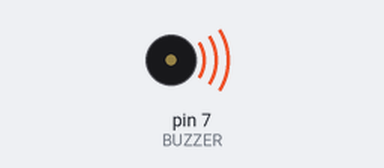
A sketch run on a simulated Arduino Uno, built with avr-gcc and run on an emulated ATmega328P. Parts: buzzer (waves = sounding).

Above: at 0.1 s.
At 8.1 s:
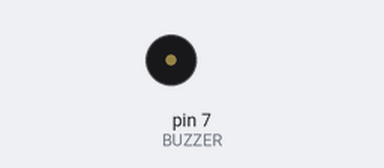
Timing chart, 0 to 9.6 s (numbered marks = the images above):
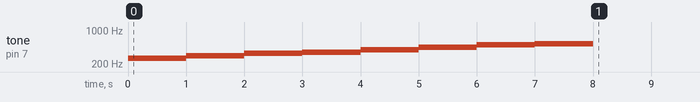

The sketch:

MOBIT_BUZZER_EXAMPLE1.ino
```cpp
#define BUZZER 7
void setup() {
  pinMode(BUZZER,OUTPUT);
  tone(BUZZER,262); //도
  delay(1000);
  tone(BUZZER,294); //레
  delay(1000);
  tone(BUZZER,330); //미
  delay(1000);
  tone(BUZZER,349); //파
  delay(1000);
  tone(BUZZER,392); //솔
  delay(1000);
  tone(BUZZER,440); //라
  delay(1000);
  tone(BUZZER,494); //시
  delay(1000);
  tone(BUZZER,523); //도
  delay(1000);
  noTone(BUZZER);
}

void loop() {

}
```
